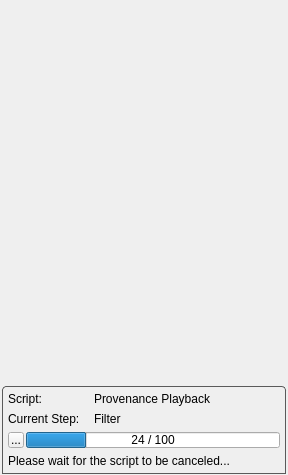
<?xml version="1.0" encoding="UTF-8"?>
<ui version="4.0">
 <class>LayerManagerWidget</class>
 <widget class="QScrollArea" name="LayerManagerWidget">
  <property name="geometry">
   <rect>
    <x>0</x>
    <y>0</y>
    <width>288</width>
    <height>475</height>
   </rect>
  </property>
  <property name="windowTitle">
   <string>ScrollArea</string>
  </property>
  <property name="frameShape">
   <enum>QFrame::NoFrame</enum>
  </property>
  <property name="frameShadow">
   <enum>QFrame::Plain</enum>
  </property>
  <property name="lineWidth">
   <number>0</number>
  </property>
  <property name="verticalScrollBarPolicy">
   <enum>Qt::ScrollBarAlwaysOff</enum>
  </property>
  <property name="horizontalScrollBarPolicy">
   <enum>Qt::ScrollBarAlwaysOff</enum>
  </property>
  <property name="widgetResizable">
   <bool>true</bool>
  </property>
  <widget class="QWidget" name="scrollAreaWidgetContents">
   <property name="geometry">
    <rect>
     <x>0</x>
     <y>0</y>
     <width>288</width>
     <height>475</height>
    </rect>
   </property>
   <layout class="QVBoxLayout" name="verticalLayout">
    <property name="margin">
     <number>1</number>
    </property>
    <item>
     <widget class="QScrollArea" name="scrollArea">
      <property name="frameShape">
       <enum>QFrame::NoFrame</enum>
      </property>
      <property name="frameShadow">
       <enum>QFrame::Plain</enum>
      </property>
      <property name="lineWidth">
       <number>0</number>
      </property>
      <property name="horizontalScrollBarPolicy">
       <enum>Qt::ScrollBarAlwaysOff</enum>
      </property>
      <property name="widgetResizable">
       <bool>true</bool>
      </property>
      <widget class="QWidget" name="main_">
       <property name="geometry">
        <rect>
         <x>0</x>
         <y>0</y>
         <width>286</width>
         <height>378</height>
        </rect>
       </property>
       <layout class="QVBoxLayout" name="group_layout_">
        <property name="spacing">
         <number>2</number>
        </property>
        <property name="leftMargin">
         <number>0</number>
        </property>
        <property name="topMargin">
         <number>1</number>
        </property>
        <property name="rightMargin">
         <number>1</number>
        </property>
        <property name="bottomMargin">
         <number>1</number>
        </property>
       </layout>
      </widget>
     </widget>
    </item>
    <item>
     <widget class="QWidget" name="script_widget_" native="true">
      <property name="styleSheet">
       <string notr="true">QWidget#script_widget_
{
border:1px solid rgb(90, 90, 90);
margin:0 1 0 1;
border-top-right-radius:4px;
border-top-left-radius:4px;
}</string>
      </property>
      <layout class="QVBoxLayout" name="verticalLayout_2">
       <property name="spacing">
        <number>6</number>
       </property>
       <property name="leftMargin">
        <number>7</number>
       </property>
       <property name="topMargin">
        <number>6</number>
       </property>
       <property name="rightMargin">
        <number>7</number>
       </property>
       <property name="bottomMargin">
        <number>6</number>
       </property>
       <item>
        <layout class="QHBoxLayout" name="horizontalLayout">
         <item>
          <widget class="QLabel" name="label">
           <property name="sizePolicy">
            <sizepolicy hsizetype="Fixed" vsizetype="Preferred">
             <horstretch>0</horstretch>
             <verstretch>0</verstretch>
            </sizepolicy>
           </property>
           <property name="minimumSize">
            <size>
             <width>80</width>
             <height>0</height>
            </size>
           </property>
           <property name="text">
            <string>Script:</string>
           </property>
          </widget>
         </item>
         <item>
          <widget class="QLabel" name="script_name_label_">
           <property name="text">
            <string>Provenance Playback</string>
           </property>
          </widget>
         </item>
        </layout>
       </item>
       <item>
        <layout class="QHBoxLayout" name="horizontalLayout_2">
         <item>
          <widget class="QLabel" name="label_2">
           <property name="sizePolicy">
            <sizepolicy hsizetype="Fixed" vsizetype="Preferred">
             <horstretch>0</horstretch>
             <verstretch>0</verstretch>
            </sizepolicy>
           </property>
           <property name="minimumSize">
            <size>
             <width>80</width>
             <height>0</height>
            </size>
           </property>
           <property name="text">
            <string>Current Step:</string>
           </property>
          </widget>
         </item>
         <item>
          <widget class="QLabel" name="step_name_label_">
           <property name="text">
            <string>Filter</string>
           </property>
          </widget>
         </item>
        </layout>
       </item>
       <item>
        <widget class="QWidget" name="progress_widget_" native="true">
         <layout class="QHBoxLayout" name="horizontalLayout_4">
          <property name="spacing">
           <number>2</number>
          </property>
          <property name="margin">
           <number>0</number>
          </property>
          <item>
           <widget class="QToolButton" name="abort_button_">
            <property name="minimumSize">
             <size>
              <width>16</width>
              <height>16</height>
             </size>
            </property>
            <property name="maximumSize">
             <size>
              <width>16</width>
              <height>16</height>
             </size>
            </property>
            <property name="text">
             <string>...</string>
            </property>
            <property name="icon">
             <iconset resource="../../Resources/QtResources.qrc">
              <normaloff>:/Images/Close.png</normaloff>:/Images/Close.png</iconset>
            </property>
           </widget>
          </item>
          <item>
           <widget class="QProgressBar" name="progress_bar_">
            <property name="minimumSize">
             <size>
              <width>0</width>
              <height>16</height>
             </size>
            </property>
            <property name="maximumSize">
             <size>
              <width>16777215</width>
              <height>16</height>
             </size>
            </property>
            <property name="value">
             <number>24</number>
            </property>
            <property name="alignment">
             <set>Qt::AlignCenter</set>
            </property>
            <property name="format">
             <string>%v / %m</string>
            </property>
           </widget>
          </item>
         </layout>
        </widget>
       </item>
       <item>
        <widget class="QLabel" name="info_label_">
         <property name="text">
          <string>Please wait for the script to be canceled...</string>
         </property>
        </widget>
       </item>
      </layout>
     </widget>
    </item>
   </layout>
  </widget>
 </widget>
 <resources>
  <include location="../../Resources/QtResources.qrc"/>
 </resources>
 <connections/>
</ui>
